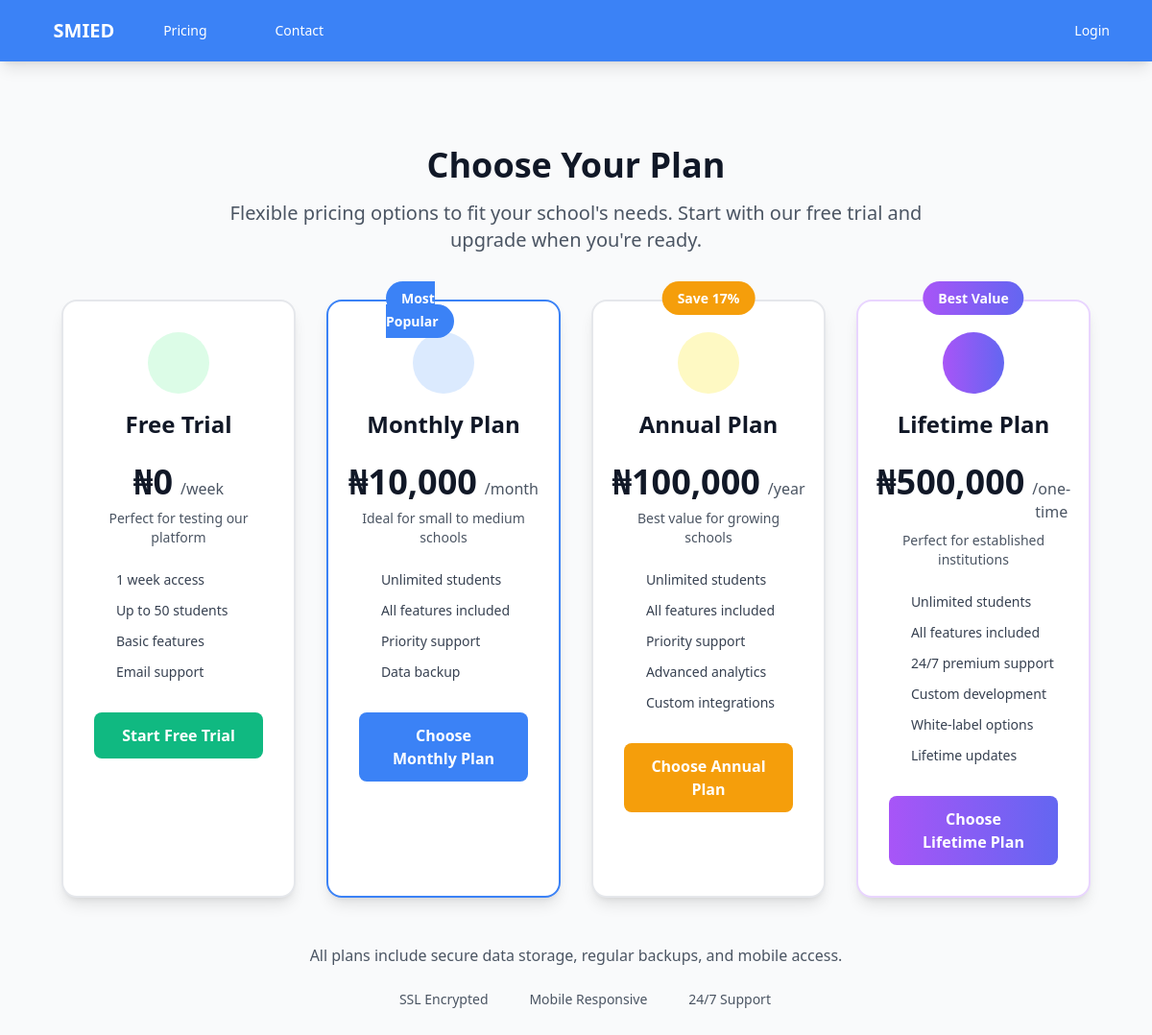
/pricing, run on the app's committed database.
### app.py (models this page shows)
class SubscriptionPlan(db.Model):
    id = db.Column(db.Integer, primary_key=True)
    name = db.Column(db.String(100), nullable=False)  # Free Trial, Monthly, Annual, Lifetime
    price = db.Column(db.Float, nullable=False)  # Price in Naira
    duration_days = db.Column(db.Integer, nullable=True)  # NULL for lifetime plans
    is_active = db.Column(db.Boolean, default=True)
    features = db.Column(db.Text, nullable=True)  # JSON string of features
    created_at = db.Column(db.DateTime, default=datetime.utcnow)

### app.py (the view)
@app.route('/pricing')
def pricing():
    try:
        plans = SubscriptionPlan.query.filter_by(is_active=True).all()
        if not plans:
            from payment_service import PaymentService
            payment_service = PaymentService()
            payment_service.create_default_plans()
            plans = SubscriptionPlan.query.filter_by(is_active=True).all()
        return render_template('pricing.html', plans=plans)
    except Exception as e:
        print(f"Error in pricing route: {e}")
        return render_template('pricing.html', plans=[])

### templates/pricing.html (shortened to what this page needs)
{% extends "base.html" %}
{% block content %}
<div class="min-h-screen bg-gray-50 py-8">
    <div class="max-w-7xl mx-auto px-4 sm:px-6 lg:px-8">
        <div class="text-center mb-12">
            <h1 class="text-4xl font-bold text-gray-900 mb-4">Choose Your Plan</h1>
            <p class="text-xl text-gray-600 max-w-3xl mx-auto">
                Flexible pricing options to fit your school's needs. Start with our free trial and upgrade when you're ready.
            </p>
        </div>
        <div class="grid grid-cols-1 md:grid-cols-2 lg:grid-cols-4 gap-8 mb-12">
            {% for plan in plans %}
            <div class="bg-white rounded-2xl shadow-lg p-8 border-2 {% if plan.name == 'Monthly Plan' %}border-primary{% elif plan.name == 'Lifetime Plan' %}border-purple-200{% else %}border-gray-200{% endif %} hover:shadow-xl transition-all duration-300 relative">
                {% if plan.name == 'Monthly Plan' %}
                <div class="absolute -top-4 left-1/2 transform -translate-x-1/2">
                    <span class="bg-primary text-white px-4 py-2 rounded-full text-sm font-semibold">Most Popular</span>
                </div>
                {% elif plan.name == 'Annual Plan' %}
                <div class="absolute -top-4 left-1/2 transform -translate-x-1/2">
                    <span class="bg-warning text-white px-4 py-2 rounded-full text-sm font-semibold">Save 17%</span>
                </div>
                {% elif plan.name == 'Lifetime Plan' %}
                <div class="absolute -top-4 left-1/2 transform -translate-x-1/2">
                    <span class="bg-gradient-to-r from-purple-500 to-indigo-500 text-white px-4 py-2 rounded-full text-sm font-semibold">Best Value</span>
                </div>
                {% endif %}
                <div class="text-center mb-6">
                    <div class="w-16 h-16 {% if plan.name == 'Free Trial' %}bg-green-100{% elif plan.name == 'Monthly Plan' %}bg-blue-100{% elif plan.name == 'Annual Plan' %}bg-yellow-100{% else %}bg-gradient-to-r from-purple-500 to-indigo-500{% endif %} rounded-full flex items-center justify-center mx-auto mb-4">
                        {% if plan.name == 'Free Trial' %}
                        <i class="fas fa-gift text-2xl text-green-600"></i>
                        {% elif plan.name == 'Monthly Plan' %}
                        <i class="fas fa-calendar-alt text-2xl text-blue-600"></i>
                        {% elif plan.name == 'Annual Plan' %}
                        <i class="fas fa-star text-2xl text-yellow-600"></i>
                        {% else %}
                        <i class="fas fa-crown text-2xl text-white"></i>
                        {% endif %}
                    </div>
                    <h3 class="text-2xl font-bold text-gray-900">{{ plan.name }}</h3>
                </div>
                <div class="text-center mb-6">
                    <div class="flex items-baseline justify-center">
                        <span class="text-4xl font-bold text-gray-900">₦{{ "{:,.0f}".format(plan.price) }}</span>
                        {% if plan.duration_days %}
                        <span class="text-gray-600 ml-2">
                            {% if plan.duration_days == 7 %}/week{% elif plan.duration_days == 30 %}/month{% elif plan.duration_days == 365 %}/year{% else %}/{{ plan.duration_days }} days{% endif %}
                        </span>
                        {% else %}
                        <span class="text-gray-600 ml-2">/one-time</span>
                        {% endif %}
                    </div>
                    {% if plan.name == 'Free Trial' %}
                    <p class="text-sm text-gray-600 mt-2">Perfect for testing our platform</p>
                    {% elif plan.name == 'Monthly Plan' %}
                    <p class="text-sm text-gray-600 mt-2">Ideal for small to medium schools</p>
                    {% elif plan.name == 'Annual Plan' %}
                    <p class="text-sm text-gray-600 mt-2">Best value for growing schools</p>
                    {% else %}
                    <p class="text-sm text-gray-600 mt-2">Perfect for established institutions</p>
                    {% endif %}
                </div>
                <div class="mb-8">
                    <ul class="space-y-3">
                        {% if plan.name == 'Free Trial' %}
                        <li class="flex items-center">
                            <i class="fas fa-check text-success mr-3 text-sm"></i>
                            <span class="text-sm text-gray-700">1 week access</span>
                        </li>
                        <li class="flex items-center">
                            <i class="fas fa-check text-success mr-3 text-sm"></i>
                            <span class="text-sm text-gray-700">Up to 50 students</span>
                        </li>
                        <li class="flex items-center">
                            <i class="fas fa-check text-success mr-3 text-sm"></i>
                            <span class="text-sm text-gray-700">Basic features</span>
                        </li>
                        <li class="flex items-center">
                            <i class="fas fa-check text-success mr-3 text-sm"></i>
                            <span class="text-sm text-gray-700">Email support</span>
                        </li>
                        {% elif plan.name == 'Monthly Plan' %}
                        <li class="flex items-center">
                            <i class="fas fa-check text-success mr-3 text-sm"></i>
                            <span class="text-sm text-gray-700">Unlimited students</span>
                        </li>
                        <li class="flex items-center">
                            <i class="fas fa-check text-success mr-3 text-sm"></i>
                            <span class="text-sm text-gray-700">All features included</span>
                        </li>
                        <li class="flex items-center">
                            <i class="fas fa-check text-success mr-3 text-sm"></i>
                            <span class="text-sm text-gray-700">Priority support</span>
                        </li>
                        <li class="flex items-center">
                            <i class="fas fa-check text-success mr-3 text-sm"></i>
                            <span class="text-sm text-gray-700">Data backup</span>
                        </li>
                        {% elif plan.name == 'Annual Plan' %}
                        <li class="flex items-center">
                            <i class="fas fa-check text-success mr-3 text-sm"></i>
                            <span class="text-sm text-gray-700">Unlimited students</span>
                        </li>
                        <li class="flex items-center">
                            <i class="fas fa-check text-success mr-3 text-sm"></i>
                            <span class="text-sm text-gray-700">All features included</span>
                        </li>
                        <li class="flex items-center">
                            <i class="fas fa-check text-success mr-3 text-sm"></i>
                            <span class="text-sm text-gray-700">Priority support</span>
                        </li>
                        <li class="flex items-center">
                            <i class="fas fa-check text-success mr-3 text-sm"></i>
                            <span class="text-sm text-gray-700">Advanced analytics</span>
                        </li>
                        <li class="flex items-center">
                            <i class="fas fa-check text-success mr-3 text-sm"></i>
                            <span class="text-sm text-gray-700">Custom integrations</span>
                        </li>
                        {% elif plan.name == 'Lifetime Plan' %}
                        <li class="flex items-center">
                            <i class="fas fa-check text-success mr-3 text-sm"></i>
                            <span class="text-sm text-gray-700">Unlimited students</span>
                        </li>
                        <li class="flex items-center">
                            <i class="fas fa-check text-success mr-3 text-sm"></i>
                            <span class="text-sm text-gray-700">All features included</span>
                        </li>
                        <li class="flex items-center">
                            <i class="fas fa-check text-success mr-3 text-sm"></i>
                            <span class="text-sm text-gray-700">24/7 premium support</span>
                        </li>
                        <li class="flex items-center">
                            <i class="fas fa-check text-success mr-3 text-sm"></i>
                            <span class="text-sm text-gray-700">Custom development</span>
                        </li>
                        <li class="flex items-center">
                            <i class="fas fa-check text-success mr-3 text-sm"></i>
                            <span class="text-sm text-gray-700">White-label options</span>
                        </li>
                        <li class="flex items-center">
                            <i class="fas fa-check text-success mr-3 text-sm"></i>
                            <span class="text-sm text-gray-700">Lifetime updates</span>
                        </li>
                        {% endif %}
                    </ul>
                </div>
                {% if not current_user.is_authenticated %}
                <button onclick="initializePayment({{ plan.id }})" class="w-full {% if plan.name == 'Free Trial' %}bg-success hover:bg-green-600{% elif plan.name == 'Monthly Plan' %}bg-primary hover:bg-blue-600{% elif plan.name == 'Annual Plan' %}bg-warning hover:bg-yellow-500{% else %}bg-gradient-to-r from-purple-500 to-indigo-500 hover:from-purple-600 hover:to-indigo-600{% endif %} text-white py-3 px-6 rounded-lg font-semibold transition duration-150 ease-in-out">
                    {% if plan.name == 'Free Trial' %}Start Free Trial{% else %}Choose {{ plan.name }}{% endif %}
                </button>
                {% endif %}
            </div>
            {% endfor %}
        </div>
        <div class="text-center">
            <p class="text-gray-600 mb-6">All plans include secure data storage, regular backups, and mobile access.</p>
            <div class="flex flex-col sm:flex-row gap-6 justify-center items-center">
                <div class="flex items-center text-sm text-gray-600">
                    <i class="fas fa-shield-alt text-success mr-2"></i>
                    <span>SSL Encrypted</span>
                </div>
                <div class="flex items-center text-sm text-gray-600">
                    <i class="fas fa-mobile-alt text-success mr-2"></i>
                    <span>Mobile Responsive</span>
                </div>
                <div class="flex items-center text-sm text-gray-600">
                    <i class="fas fa-headset text-success mr-2"></i>
                    <span>24/7 Support</span>
                </div>
            </div>
        </div>
    </div>
</div>
{% endblock %}

### data on the page
SubscriptionPlan: name "Free Trial", price "0", duration_days "/week", shows "Perfect for testing our platform", shows "1 week access", shows "Start Free Trial"
SubscriptionPlan: shows "Most Popular", name "Monthly Plan", price "10,000", duration_days "/month", shows "Ideal for small to medium schools", shows "Unlimited students"
SubscriptionPlan: shows "Save 17%", name "Annual Plan", price "100,000", duration_days "/year", shows "Best value for growing schools", shows "Unlimited students"
SubscriptionPlan: shows "Best Value", name "Lifetime Plan", price "500,000", shows "/one-time", shows "Perfect for established institutions", shows "Unlimited students"
